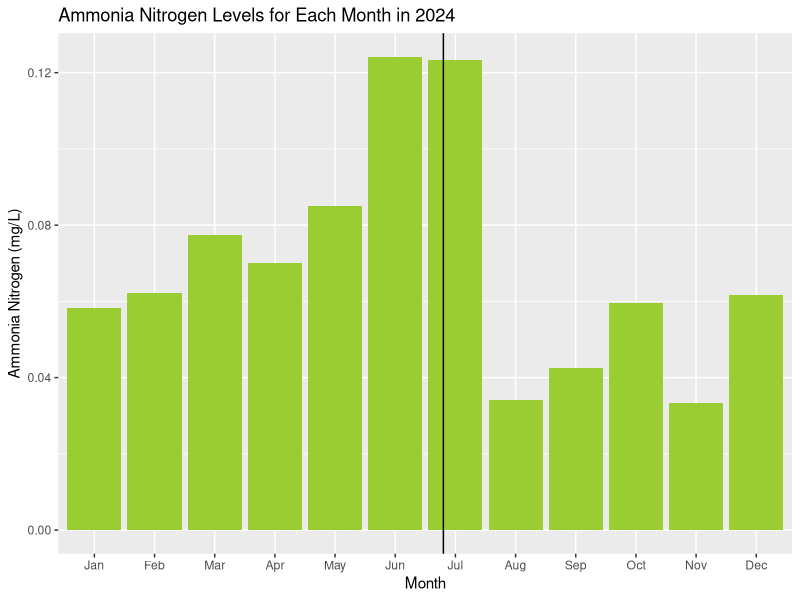
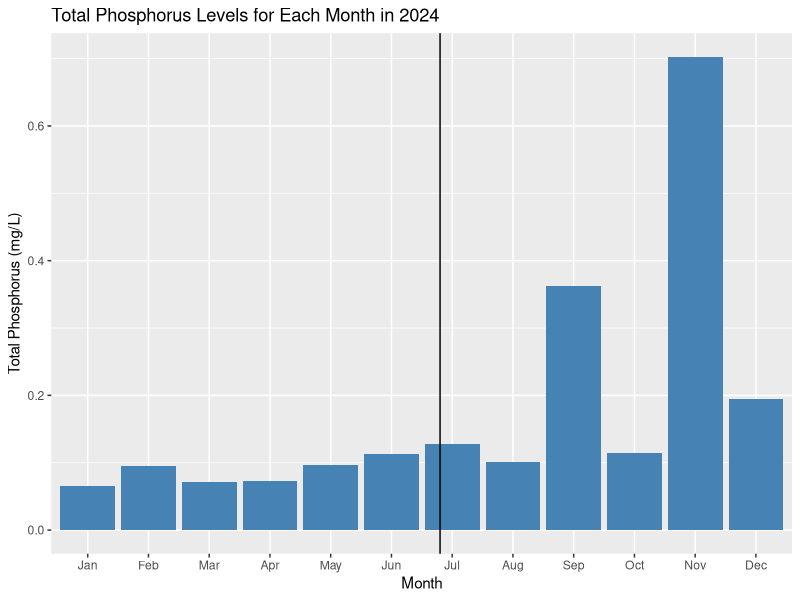

The R script that drew these images, in order:
## ---- chunk 1
knitr::opts_chunk$set(echo = TRUE)
library(tidyverse)
library(lubridate)
library(here)

getwd()
here()

Data_Clean <- read.csv(file = here("Initial Figures/SlaySMilesFlynnESuEData_Cleaned.csv"),
                      stringsAsFactors = TRUE)
## ---- chunk 2
Data_Clean$Date <- ymd(Data_Clean$Date)

Mth_Data <- Data_Clean %>%
  mutate(
    month = factor(
      month(Date),
      levels = 1:12,
      labels = month.abb,
      ordered = TRUE),
      Year = year(Date))

Mth_Data <- Mth_Data %>%
  mutate(
    Status = case_when(
      month %in% c("Jan", "Feb", "Mar", "Apr", "May", "Jun") ~ "Before",
      month %in% c("Jul", "Aug", "Sep", "Oct", "Nov", "Dec") ~ "After"))

Without_Storm <- Mth_Data %>%
  mutate(
    Status = case_when(
      Date <= as.Date("2024-07-03") ~ "Before",
      Date >= as.Date("2024-07-09") ~ "After"))

Before_Storm <- Mth_Data %>%
  filter(month %in% c("Jan", "Feb", "Mar", "Apr", "May", "Jun"))

After_Storm <- Mth_Data %>%
  filter(month %in% c("Jul", "Aug", "Sep", "Oct", "Nov", "Dec"))

max(Mth_Data$Ammonia.Nitrogen, na.rm = TRUE)
min(Mth_Data$Ammonia.Nitrogen, na.rm = TRUE)
## ---- chunk 3
NH3_fig1 <- ggplot(Mth_Data, aes(x = month, y = Ammonia.Nitrogen)) +
  stat_summary(fun = "mean", geom = "bar", fill = "yellowgreen") +
  labs(
    x = "Month",
    y = "Ammonia Nitrogen (mg/L)",
    title = "Ammonia Nitrogen Levels for Each Month in 2024"
  ) +
  geom_vline(xintercept = 6.8)
print(NH3_fig1)

TotalP_fig1 <- ggplot(Mth_Data, aes(x = month, y = Total.Phosphorus)) +
  stat_summary(fun = "mean", geom = "bar", fill = "steelblue") +
  labs(
    x = "Month",
    y = "Total Phosphorus (mg/L)",
    title = "Total Phosphorus Levels for Each Month in 2024"
  ) +
  geom_vline(xintercept = 6.8)
print(TotalP_fig1)
